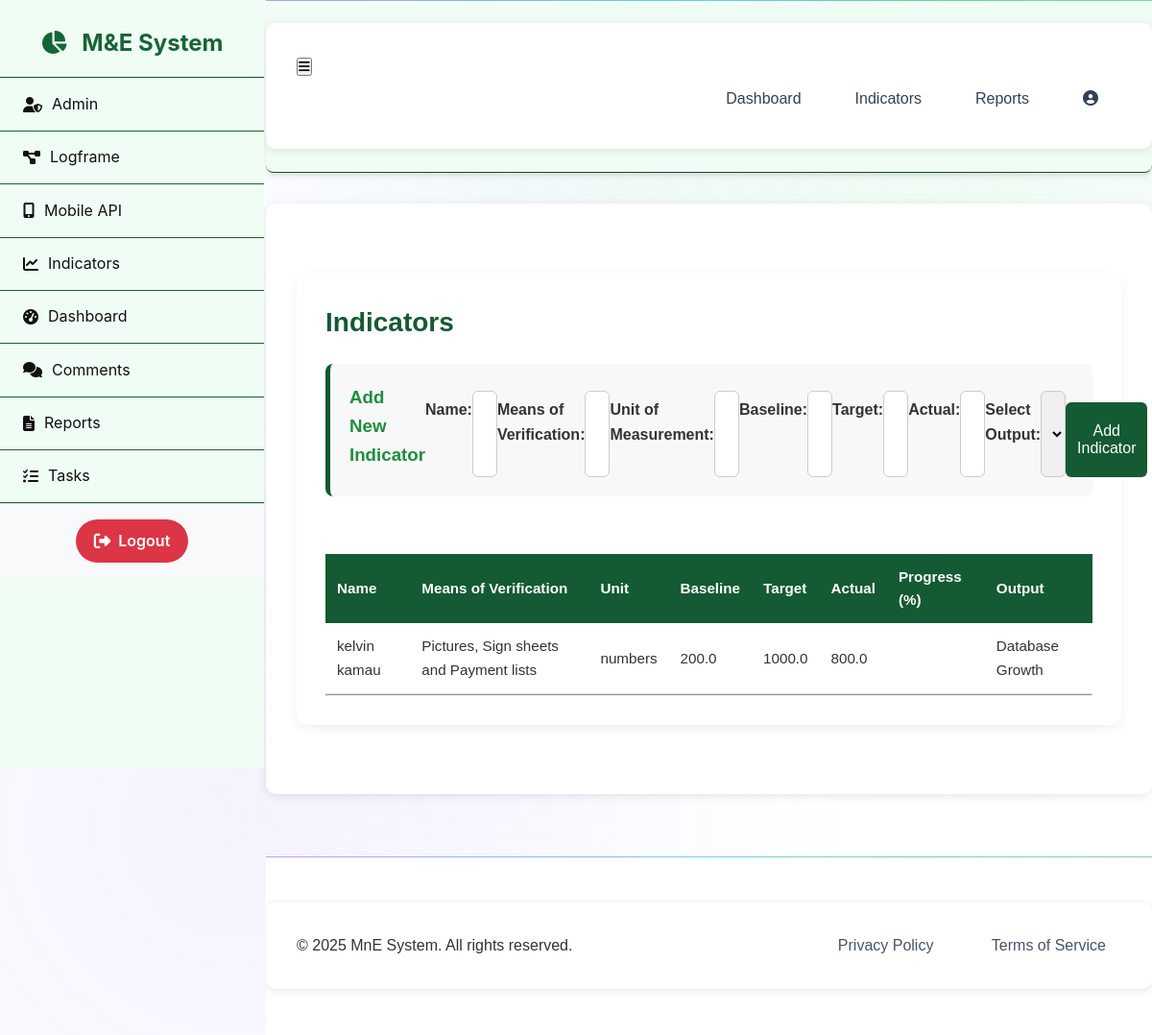
The app's page /api/v1/logframe/indicators/ with its own data.
### logframe/models.py (models this page shows, shortened)
class Indicator(models.Model):
    output = models.ForeignKey(Output, related_name='indicators', on_delete=models.CASCADE)
    name = models.CharField(max_length=255)
    means_of_verification = models.TextField()
    unit_of_measurement = models.CharField(max_length=100, blank=True)
    baseline = models.FloatField(default=0)
    target = models.FloatField(default=0)
    actual = models.FloatField(default=0)

class Output(models.Model):
    outcome = models.ForeignKey(Outcome, related_name='outputs', on_delete=models.CASCADE)
    title = models.CharField(max_length=255)
    description = models.TextField(blank=True)

### logframe/views.py (the view)
# urls.py: path('indicators/', views.indicators_view, name='indicators-ui'),
def indicators_view(request):
    indicators = Indicator.objects.all()
    outputs = Output.objects.all()
    return render(request, 'logframe/indicators.html', {
        'indicators': indicators,
        'outputs': outputs
    })

### templates/logframe/indicators.html (shortened to what this page needs)
{% extends 'base.html' %}
{% load static %}
{% block content %}
<link rel="stylesheet" href="{% static 'css/indicators.css' %}">
<div class="indicator-container">
  <h2>Indicators</h2>
     <div class="indicator-form">
  <h3>Add New Indicator</h3>
  <form id="indicator-form" method="POST">
    <label>Name:</label>
    <input type="text" name="name" required>
    <label>Means of Verification:</label>
    <input type="text" name="means_of_verification" required>
    <label>Unit of Measurement:</label>
    <input type="text" name="unit_of_measurement" required>
    <label>Baseline:</label>
    <input type="number" step="0.01" name="baseline" required>
    <label>Target:</label>
    <input type="number" step="0.01" name="target" required>
    <label>Actual:</label>
    <input type="number" step="0.01" name="actual" required>
    <label>Select Output:</label>
    <select name="output" required>
      <option value="">-- Choose Output --</option>
    </select>
    <button type="submit">Add Indicator</button>
  </form>
  </div>
   <div class="indicator-table">
  <table>
    <thead>
      <tr>
        <th>Name</th>
        <th>Means of Verification</th>
        <th>Unit</th>
        <th>Baseline</th>
        <th>Target</th>
        <th>Actual</th>
        <th>Progress (%)</th>
        <th>Output</th>
      </tr>
    </thead>
    <tbody>
      {% for indicator in indicators %}
        <tr>
          <td>{{ indicator.name }}</td>
          <td>{{ indicator.means_of_verification }}</td>
          <td>{{ indicator.unit_of_measurement }}</td>
          <td>{{ indicator.baseline }}</td>
          <td>{{ indicator.target }}</td>
          <td>{{ indicator.actual }}</td>
          <td>{{ indicator.progress }}</td>
          <td>{{ indicator.output.title }}</td>
        </tr>
      {% endfor %}
    </tbody>
  </table>
  </div>
  <hr>
</div>
{% endblock %}

### static/css/styles.css (style rules this page uses)
:root { --primary-50: #f0fdf4; --primary-100: #dcfce7; --primary-200: #bbf7d0; --primary-300: #86efac; --primary-400: #4ade80; --primary-500: #22c55e; --primary-600: #16a34a; --primary-700: #15803d; --primary-800: #166534; --primary-900: #14532d; --primary-950: #052e16; --accent-purple: #8b5cf6; --accent-blue: #3b82f6; --accent-cyan: #06b6d4; --accent-amber: #f59e0b; --accent-rose: #f43f5e; --accent-emerald: #10b981; --gray-50: #f8fafc; --gray-100: #f1f5f9; --gray-200: #e2e8f0; --gray-300: #cbd5e1; --gray-400: #94a3b8; --gray-500: #64748b; --gray-600: #475569; --gray-700: #334155; --gray-800: #1e293b; --gray-900: #0f172a; --surface-primary: rgba(255, 255, 255, 0.95); --surface-secondary: rgba(255, 255, 255, 0.8); --surface-glass: rgba(255, 255, 255, 0.1); --surface-dark: rgba(15, 23, 42, 0.95); --gradient-primary: linear-gradient(135deg, var(--primary-600) 0%, var(--primary-800) 100%); --gradient-rainbow: linear-gradient(135deg, var(--accent-purple) 0%, var(--accent-blue) 25%, var(--accent-cyan) 50%, var(--accent-emerald) 75%, var(--primary-500) 100%); --gradient-glass: linear-gradient(135deg, rgba(255,255,255,0.1) 0%, rgba(255,255,255,0.05) 100%); --gradient-dark: linear-gradient(135deg, var(--gray-900) 0%, var(--gray-800) 100%); --shadow-xs: 0 1px 2px rgba(0, 0, 0, 0.05); --shadow-sm: 0 1px 3px rgba(0, 0, 0, 0.1), 0 1px 2px rgba(0, 0, 0, 0.06); --shadow-md: 0 4px 6px rgba(0, 0, 0, 0.07), 0 2px 4px rgba(0, 0, 0, 0.06); --shadow-lg: 0 10px 15px rgba(0, 0, 0, 0.1), 0 4px 6px rgba(0, 0, 0, 0.05); --shadow-xl: 0 20px 25px rgba(0, 0, 0, 0.1), 0 10px 10px rgba(0, 0, 0, 0.04); --shadow-2xl: 0 25px 50px rgba(0, 0, 0, 0.25); --shadow-neon: 0 0 20px rgba(34, 197, 94, 0.3), 0 0 40px rgba(34, 197, 94, 0.1); --shadow-glow: 0 0 30px rgba(139, 92, 246, 0.3); --space-xs: 0.25rem; --space-sm: 0.5rem; --space-md: 1rem; --space-lg: 1.5rem; --space-xl: 2rem; --space-2xl: 3rem; --space-3xl: 4rem; --radius-sm: 0.375rem; --radius-md: 0.5rem; --radius-lg: 0.75rem; --radius-xl: 1rem; --radius-2xl: 1.5rem; --radius-full: 9999px; --transition-fast: 150ms cubic-bezier(0.4, 0, 0.2, 1); --transition-normal: 300ms cubic-bezier(0.4, 0, 0.2, 1); --transition-slow: 500ms cubic-bezier(0.4, 0, 0.2, 1); --transition-bounce: 600ms cubic-bezier(0.68, -0.55, 0.265, 1.55); --sidebar-width: 277px; --sidebar-collapsed-width: 80px; --navbar-height: 70px; }
* { box-sizing: border-box; margin: 0; padding: 0; }
*::before, *::after { box-sizing: border-box; }
html { scroll-behavior: smooth; font-size: 16px; }
body { font-family: -apple-system, BlinkMacSystemFont, 'Segoe UI', 'Roboto', 'Oxygen', 'Ubuntu', 'Cantarell', sans-serif; background: var#dcfce7;; color: var#dcfce7;; line-height: 1.6; overflow-x: hidden; position: relative; min-height: 100vh; }
body::before { content: ''; position: fixed; top: 0; left: 0; width: 100%; height: 100%; background: radial-gradient(circle at 20% 80%, rgba(139, 92, 246, 0.08) 0%, transparent 50%), radial-gradient(circle at 80% 20%, rgba(34, 197, 94, 0.08) 0%, transparent 50%), radial-gradient(circle at 40% 40%, rgba(59, 130, 246, 0.08) 0%, transparent 50%); z-index: -1; animation: backgroundShift 20s ease-in-out infinite; }

### static/css/dashboard.css (style rules this page uses)
h3 { color: #1e8e3e; margin-bottom: 0.5rem; }

### records on screen
Indicator: name "kelvin kamau", means_of_verification "Pictures, Sign sheets and Payment lists", unit_of_measurement "numbers", baseline "200.0", target "1000.0", actual "800.0", output "Database Growth"
